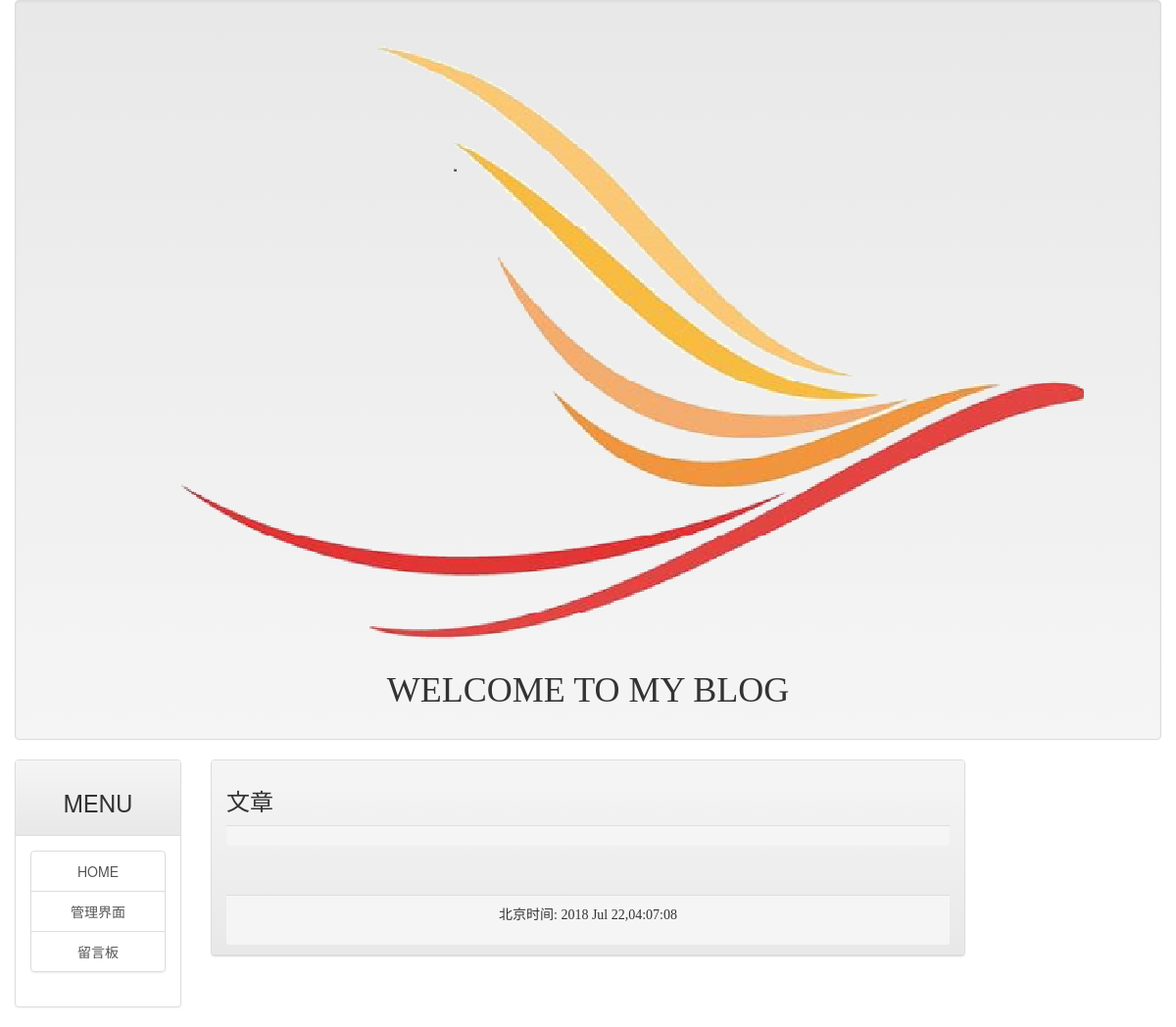
The app's page /, older data.
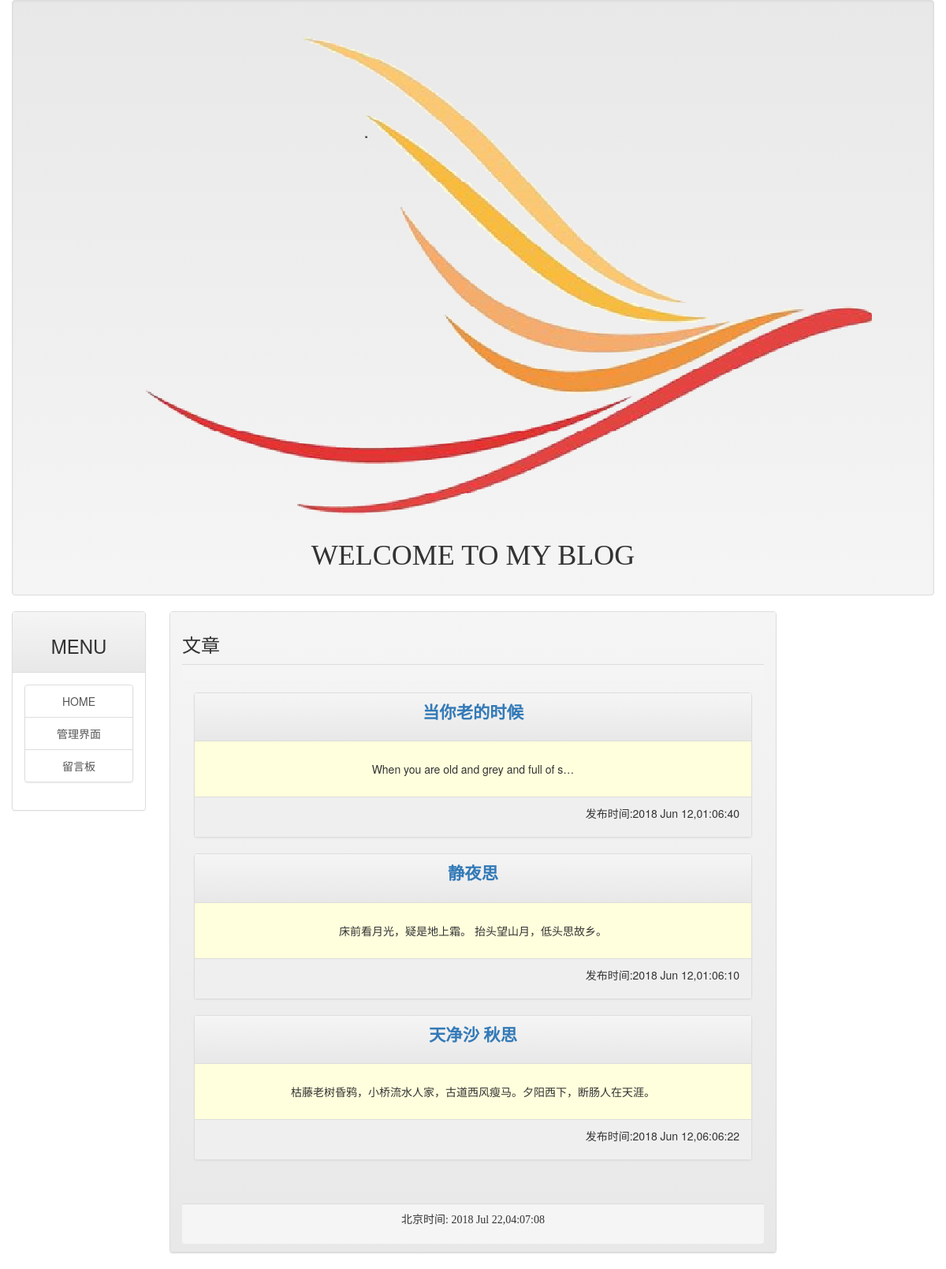
The same page, newer data.
### mainsite/models.py (models this page shows, shortened)
class Post(models.Model):
    title = models.CharField(max_length=200)
    slug = models.CharField(max_length=200)
    body = models.TextField(blank=True)
    pub_date = models.DateTimeField(default=timezone.now)
    class Meta:
        ordering = ("-pub_date",)

### mainsite/views.py (the view)
# urls.py: url(r'^$', homepage),
def homepage(request):
    template = get_template('index.html') # 加载网页模板
    posts = Post.objects.all()
    now = datetime.now()
    html = template.render(locals())  #把当前内存中的所有局部变量使用字典类型打包起来
    return HttpResponse(html)

### templates/index.html (shortened to what this page needs)
{% extends 'base.html' %}
{% load markdown_deux_tags%}
{% block headmessage %}
<h3 style = 'font-family:楷体;'>文章</h3>
<div class='panel-footer'>
{% endblock %}
{% block content %}
{% for post in posts %}
<div class="panel panel-default">
    <div class="panel-heading" >
        <p style = 'font-family:微软雅黑;font-size: 16pt;font-weight: bold;' align='center'>
            <a href='/post/{{post.id}}'>{{post.title}}</a>
         </p>
    </div>
    <div class="panel-body" style="background-color:#ffffdd " align='center'>
        <p>
            {{post.body|truncatechars:40|markdown}}
        </p>
    </div>
    <div class="panel-footer" style="background-color: #efefef">
        <p align='right'>
            发布时间:{{post.pub_date|date:"Y M d,h:m:s"}}
        </p>
     </div>
    </div>
    {%endfor%}
    <br>
{% endblock %}

### templates/base.html (shortened to what this page needs)
<!DOCTYPE html>
<html>
<head>
    {% include 'link_script.html' %}
</head>
<body>
    <div class='container-fluid'>
        {% include 'header.html' %}
        {% include 'left_menu.html' %}
    <div class="col-sd-8 col-md-8">
    <div class='panel panel-default'>
    <div class='panel-heading'>
        {% block headmessage %} {% endblock %}
    </div>
    <div class='panel-body'>
        {% block content %} {% endblock %}
    </div>
    <div class='panel-footer'>
            {% include 'footer.html' %}
                         </div>
                    </div>
            </div>
        </div>
    </body>
</html>

### templates/link_script.html (shortened to what this page needs)
<link rel="stylesheet"
href="https://maxcdn.bootstrapcdn.com/bootstrap/3.3.7/css/bootstrap.min.css"
integrity="sha384-BVYiiSIFeK1dGmJRAkycuHAHRg32OmUcww7on3RYdg4Va+PmSTsz/K68vbdEjh4u"
crossorigin="anonymous">
<link rel="stylesheet"
href="https://maxcdn.bootstrapcdn.com/bootstrap/3.3.7/css/bootstrap-theme.min.css"
integrity="sha384-rHyoN1iRsVXV4nD0JutlnGaslCJuC7uwjduW9SVrLvRYooPp2bWYgmgJQIXwl/Sp"
crossorigin="anonymous">

### templates/header.html
{% load staticfiles %}
<div class="well">
<img src="{% static "images/logo.png" %}">
<h1 style='font-family: 微软雅黑 ' align="center">WELCOME TO MY BLOG</h1>
</div>

### templates/left_menu.html
 <div class="row">
        <div class="col-sm-2 col-md-2">
            <div class='panel panel-default'>
                    <div class='panel-heading'>
                        <h3 align='center'>MENU</h3>
    </div>
<div class="panel-body">
<div class="list-group" align='center'>
    <a href="/" class="list-group-item">HOME</a>
    <a href="/admin" class="list-group-item">管理界面</a>
    <a href="/" class="list-group-item">留言板</a>
</div>
</div>
</div>
</div>

### templates/footer.html
{% block footer %}
    {% if now %}
    <p style = 'font-family: 微软雅黑;' align='center'> 北京时间: {{ now|date:"Y M d,h:m:s" }} </p>
    {% else %}
    <p style = 'font-family:微软雅黑;font-size: 10pt;font-weight: bold;' align="right">
        <a href="/admin/mainsite/post/{{post.id}}/change/">重写</a>
    </p>
    {% endif %}
{% endblock %}

Row changes from the older to the newer data that the page shows:
added Post: title "当你老的时候", body "When you are old and grey and full of s…", pub_date "2018 Jun 12,01:06:40"
added Post: title "静夜思", body "床前看月光，疑是地上霜。 抬头望山月，低头思故乡。", pub_date "2018 Jun 12,01:06:10"
added Post: title "天净沙 秋思", body "枯藤老树昏鸦，小桥流水人家，古道西风瘦马。夕阳西下，断肠人在天涯。", pub_date "2018 Jun 12,06:06:22"
